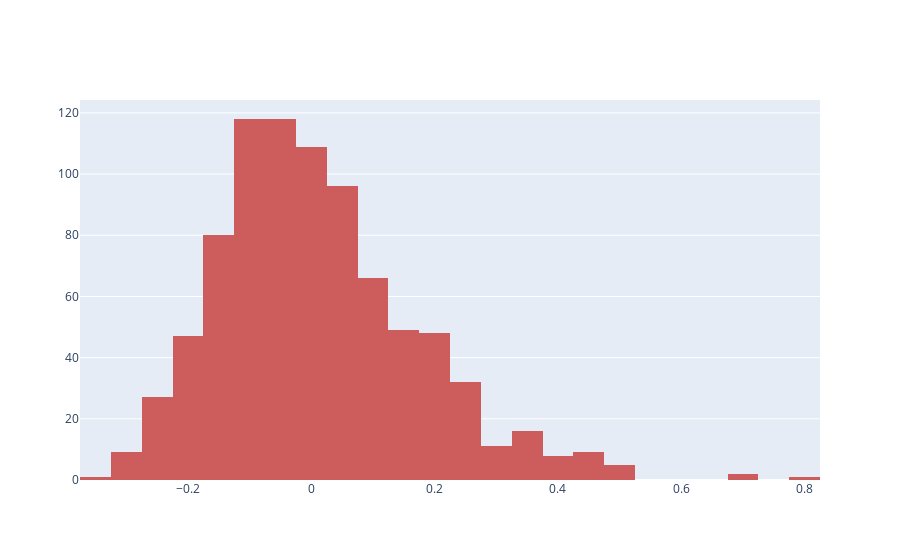

This figure's notebook cell:
### Code cell
# Plot the histogram of the error terms
fig = go.Figure()

fig.add_trace(
    go.Histogram(
        x=(y_train - y_train_price), name="Error Terms", marker_color="indianred"
    )
)

### Figure 1 — Plotly figure (JSON) as saved in the notebook; plotly's stock layout.template omitted (floating-point values rounded to 4 significant figures; data arrays with more than 128 entries replaced by an {"elided": "..."} marker saying what was removed)
{"data": [{"marker": {"color": "indianred"}, "name": "Error Terms", "type": "histogram", "x": {"elided": "852 float values"}}], "layout": {}}
